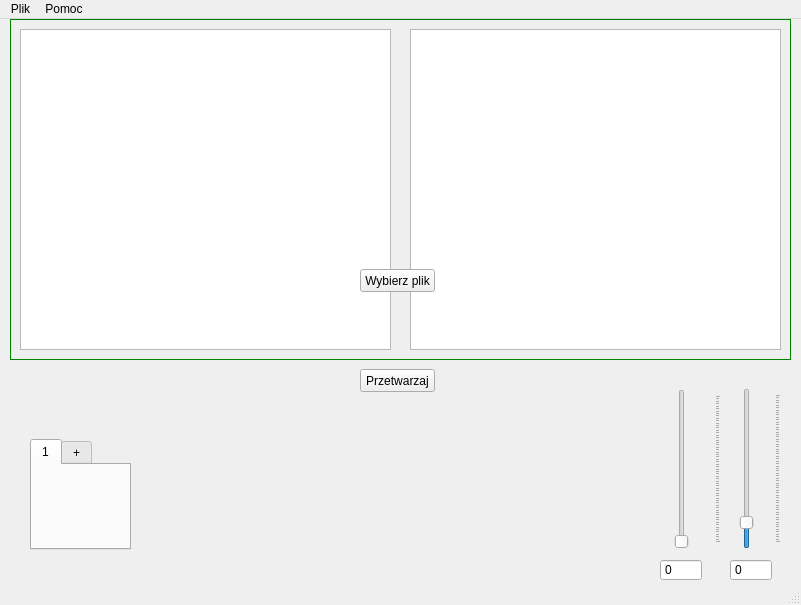
<?xml version="1.0" encoding="UTF-8"?>
<ui version="4.0">
 <class>MainWindow</class>
 <widget class="QMainWindow" name="MainWindow">
  <property name="geometry">
   <rect>
    <x>0</x>
    <y>0</y>
    <width>801</width>
    <height>605</height>
   </rect>
  </property>
  <property name="windowTitle">
   <string>MainWindow</string>
  </property>
  <widget class="QWidget" name="centralwidget">
   <widget class="QPushButton" name="processButton">
    <property name="geometry">
     <rect>
      <x>360</x>
      <y>350</y>
      <width>75</width>
      <height>23</height>
     </rect>
    </property>
    <property name="text">
     <string>Przetwarzaj</string>
    </property>
   </widget>
   <widget class="QGraphicsView" name="originalView">
    <property name="geometry">
     <rect>
      <x>20</x>
      <y>10</y>
      <width>371</width>
      <height>321</height>
     </rect>
    </property>
   </widget>
   <widget class="QGraphicsView" name="processedView">
    <property name="geometry">
     <rect>
      <x>410</x>
      <y>10</y>
      <width>371</width>
      <height>321</height>
     </rect>
    </property>
   </widget>
   <widget class="QSlider" name="leftSlider">
    <property name="geometry">
     <rect>
      <x>650</x>
      <y>370</y>
      <width>71</width>
      <height>160</height>
     </rect>
    </property>
    <property name="maximum">
     <number>600</number>
    </property>
    <property name="orientation">
     <enum>Qt::Vertical</enum>
    </property>
    <property name="tickPosition">
     <enum>QSlider::TicksBelow</enum>
    </property>
   </widget>
   <widget class="QSlider" name="rightSlider">
    <property name="geometry">
     <rect>
      <x>720</x>
      <y>369</y>
      <width>61</width>
      <height>161</height>
     </rect>
    </property>
    <property name="maximum">
     <number>600</number>
    </property>
    <property name="value">
     <number>80</number>
    </property>
    <property name="orientation">
     <enum>Qt::Vertical</enum>
    </property>
    <property name="tickPosition">
     <enum>QSlider::TicksBelow</enum>
    </property>
   </widget>
   <widget class="QPushButton" name="selectFileButton">
    <property name="geometry">
     <rect>
      <x>360</x>
      <y>250</y>
      <width>75</width>
      <height>23</height>
     </rect>
    </property>
    <property name="text">
     <string>Wybierz plik</string>
    </property>
   </widget>
   <widget class="QSpinBox" name="leftSpinBox">
    <property name="geometry">
     <rect>
      <x>660</x>
      <y>540</y>
      <width>42</width>
      <height>22</height>
     </rect>
    </property>
    <property name="buttonSymbols">
     <enum>QAbstractSpinBox::NoButtons</enum>
    </property>
    <property name="maximum">
     <number>600</number>
    </property>
   </widget>
   <widget class="QSpinBox" name="rightSpinBox">
    <property name="geometry">
     <rect>
      <x>730</x>
      <y>540</y>
      <width>42</width>
      <height>22</height>
     </rect>
    </property>
    <property name="buttonSymbols">
     <enum>QAbstractSpinBox::NoButtons</enum>
    </property>
    <property name="maximum">
     <number>600</number>
    </property>
   </widget>
   <widget class="QFrame" name="frame">
    <property name="geometry">
     <rect>
      <x>10</x>
      <y>0</y>
      <width>781</width>
      <height>341</height>
     </rect>
    </property>
    <property name="palette">
     <palette>
      <active>
       <colorrole role="WindowText">
        <brush brushstyle="SolidPattern">
         <color alpha="255">
          <red>0</red>
          <green>0</green>
          <blue>0</blue>
         </color>
        </brush>
       </colorrole>
       <colorrole role="Button">
        <brush brushstyle="SolidPattern">
         <color alpha="255">
          <red>0</red>
          <green>170</green>
          <blue>0</blue>
         </color>
        </brush>
       </colorrole>
       <colorrole role="Light">
        <brush brushstyle="SolidPattern">
         <color alpha="255">
          <red>0</red>
          <green>255</green>
          <blue>0</blue>
         </color>
        </brush>
       </colorrole>
       <colorrole role="Midlight">
        <brush brushstyle="SolidPattern">
         <color alpha="255">
          <red>0</red>
          <green>212</green>
          <blue>0</blue>
         </color>
        </brush>
       </colorrole>
       <colorrole role="Dark">
        <brush brushstyle="SolidPattern">
         <color alpha="255">
          <red>0</red>
          <green>85</green>
          <blue>0</blue>
         </color>
        </brush>
       </colorrole>
       <colorrole role="Mid">
        <brush brushstyle="SolidPattern">
         <color alpha="255">
          <red>0</red>
          <green>113</green>
          <blue>0</blue>
         </color>
        </brush>
       </colorrole>
       <colorrole role="Text">
        <brush brushstyle="SolidPattern">
         <color alpha="255">
          <red>0</red>
          <green>0</green>
          <blue>0</blue>
         </color>
        </brush>
       </colorrole>
       <colorrole role="BrightText">
        <brush brushstyle="SolidPattern">
         <color alpha="255">
          <red>255</red>
          <green>255</green>
          <blue>255</blue>
         </color>
        </brush>
       </colorrole>
       <colorrole role="ButtonText">
        <brush brushstyle="SolidPattern">
         <color alpha="255">
          <red>0</red>
          <green>0</green>
          <blue>0</blue>
         </color>
        </brush>
       </colorrole>
       <colorrole role="Base">
        <brush brushstyle="SolidPattern">
         <color alpha="255">
          <red>255</red>
          <green>255</green>
          <blue>255</blue>
         </color>
        </brush>
       </colorrole>
       <colorrole role="Window">
        <brush brushstyle="SolidPattern">
         <color alpha="255">
          <red>0</red>
          <green>170</green>
          <blue>0</blue>
         </color>
        </brush>
       </colorrole>
       <colorrole role="Shadow">
        <brush brushstyle="SolidPattern">
         <color alpha="255">
          <red>0</red>
          <green>0</green>
          <blue>0</blue>
         </color>
        </brush>
       </colorrole>
       <colorrole role="AlternateBase">
        <brush brushstyle="SolidPattern">
         <color alpha="255">
          <red>127</red>
          <green>212</green>
          <blue>127</blue>
         </color>
        </brush>
       </colorrole>
       <colorrole role="ToolTipBase">
        <brush brushstyle="SolidPattern">
         <color alpha="255">
          <red>255</red>
          <green>255</green>
          <blue>220</blue>
         </color>
        </brush>
       </colorrole>
       <colorrole role="ToolTipText">
        <brush brushstyle="SolidPattern">
         <color alpha="255">
          <red>0</red>
          <green>0</green>
          <blue>0</blue>
         </color>
        </brush>
       </colorrole>
       <colorrole role="PlaceholderText">
        <brush brushstyle="SolidPattern">
         <color alpha="128">
          <red>0</red>
          <green>0</green>
          <blue>0</blue>
         </color>
        </brush>
       </colorrole>
      </active>
      <inactive>
       <colorrole role="WindowText">
        <brush brushstyle="SolidPattern">
         <color alpha="255">
          <red>0</red>
          <green>0</green>
          <blue>0</blue>
         </color>
        </brush>
       </colorrole>
       <colorrole role="Button">
        <brush brushstyle="SolidPattern">
         <color alpha="255">
          <red>0</red>
          <green>170</green>
          <blue>0</blue>
         </color>
        </brush>
       </colorrole>
       <colorrole role="Light">
        <brush brushstyle="SolidPattern">
         <color alpha="255">
          <red>0</red>
          <green>255</green>
          <blue>0</blue>
         </color>
        </brush>
       </colorrole>
       <colorrole role="Midlight">
        <brush brushstyle="SolidPattern">
         <color alpha="255">
          <red>0</red>
          <green>212</green>
          <blue>0</blue>
         </color>
        </brush>
       </colorrole>
       <colorrole role="Dark">
        <brush brushstyle="SolidPattern">
         <color alpha="255">
          <red>0</red>
          <green>85</green>
          <blue>0</blue>
         </color>
        </brush>
       </colorrole>
       <colorrole role="Mid">
        <brush brushstyle="SolidPattern">
         <color alpha="255">
          <red>0</red>
          <green>113</green>
          <blue>0</blue>
         </color>
        </brush>
       </colorrole>
       <colorrole role="Text">
        <brush brushstyle="SolidPattern">
         <color alpha="255">
          <red>0</red>
          <green>0</green>
          <blue>0</blue>
         </color>
        </brush>
       </colorrole>
       <colorrole role="BrightText">
        <brush brushstyle="SolidPattern">
         <color alpha="255">
          <red>255</red>
          <green>255</green>
          <blue>255</blue>
         </color>
        </brush>
       </colorrole>
       <colorrole role="ButtonText">
        <brush brushstyle="SolidPattern">
         <color alpha="255">
          <red>0</red>
          <green>0</green>
          <blue>0</blue>
         </color>
        </brush>
       </colorrole>
       <colorrole role="Base">
        <brush brushstyle="SolidPattern">
         <color alpha="255">
          <red>255</red>
          <green>255</green>
          <blue>255</blue>
         </color>
        </brush>
       </colorrole>
       <colorrole role="Window">
        <brush brushstyle="SolidPattern">
         <color alpha="255">
          <red>0</red>
          <green>170</green>
          <blue>0</blue>
         </color>
        </brush>
       </colorrole>
       <colorrole role="Shadow">
        <brush brushstyle="SolidPattern">
         <color alpha="255">
          <red>0</red>
          <green>0</green>
          <blue>0</blue>
         </color>
        </brush>
       </colorrole>
       <colorrole role="AlternateBase">
        <brush brushstyle="SolidPattern">
         <color alpha="255">
          <red>127</red>
          <green>212</green>
          <blue>127</blue>
         </color>
        </brush>
       </colorrole>
       <colorrole role="ToolTipBase">
        <brush brushstyle="SolidPattern">
         <color alpha="255">
          <red>255</red>
          <green>255</green>
          <blue>220</blue>
         </color>
        </brush>
       </colorrole>
       <colorrole role="ToolTipText">
        <brush brushstyle="SolidPattern">
         <color alpha="255">
          <red>0</red>
          <green>0</green>
          <blue>0</blue>
         </color>
        </brush>
       </colorrole>
       <colorrole role="PlaceholderText">
        <brush brushstyle="SolidPattern">
         <color alpha="128">
          <red>0</red>
          <green>0</green>
          <blue>0</blue>
         </color>
        </brush>
       </colorrole>
      </inactive>
      <disabled>
       <colorrole role="WindowText">
        <brush brushstyle="SolidPattern">
         <color alpha="255">
          <red>0</red>
          <green>85</green>
          <blue>0</blue>
         </color>
        </brush>
       </colorrole>
       <colorrole role="Button">
        <brush brushstyle="SolidPattern">
         <color alpha="255">
          <red>0</red>
          <green>170</green>
          <blue>0</blue>
         </color>
        </brush>
       </colorrole>
       <colorrole role="Light">
        <brush brushstyle="SolidPattern">
         <color alpha="255">
          <red>0</red>
          <green>255</green>
          <blue>0</blue>
         </color>
        </brush>
       </colorrole>
       <colorrole role="Midlight">
        <brush brushstyle="SolidPattern">
         <color alpha="255">
          <red>0</red>
          <green>212</green>
          <blue>0</blue>
         </color>
        </brush>
       </colorrole>
       <colorrole role="Dark">
        <brush brushstyle="SolidPattern">
         <color alpha="255">
          <red>0</red>
          <green>85</green>
          <blue>0</blue>
         </color>
        </brush>
       </colorrole>
       <colorrole role="Mid">
        <brush brushstyle="SolidPattern">
         <color alpha="255">
          <red>0</red>
          <green>113</green>
          <blue>0</blue>
         </color>
        </brush>
       </colorrole>
       <colorrole role="Text">
        <brush brushstyle="SolidPattern">
         <color alpha="255">
          <red>0</red>
          <green>85</green>
          <blue>0</blue>
         </color>
        </brush>
       </colorrole>
       <colorrole role="BrightText">
        <brush brushstyle="SolidPattern">
         <color alpha="255">
          <red>255</red>
          <green>255</green>
          <blue>255</blue>
         </color>
        </brush>
       </colorrole>
       <colorrole role="ButtonText">
        <brush brushstyle="SolidPattern">
         <color alpha="255">
          <red>0</red>
          <green>85</green>
          <blue>0</blue>
         </color>
        </brush>
       </colorrole>
       <colorrole role="Base">
        <brush brushstyle="SolidPattern">
         <color alpha="255">
          <red>0</red>
          <green>170</green>
          <blue>0</blue>
         </color>
        </brush>
       </colorrole>
       <colorrole role="Window">
        <brush brushstyle="SolidPattern">
         <color alpha="255">
          <red>0</red>
          <green>170</green>
          <blue>0</blue>
         </color>
        </brush>
       </colorrole>
       <colorrole role="Shadow">
        <brush brushstyle="SolidPattern">
         <color alpha="255">
          <red>0</red>
          <green>0</green>
          <blue>0</blue>
         </color>
        </brush>
       </colorrole>
       <colorrole role="AlternateBase">
        <brush brushstyle="SolidPattern">
         <color alpha="255">
          <red>0</red>
          <green>170</green>
          <blue>0</blue>
         </color>
        </brush>
       </colorrole>
       <colorrole role="ToolTipBase">
        <brush brushstyle="SolidPattern">
         <color alpha="255">
          <red>255</red>
          <green>255</green>
          <blue>220</blue>
         </color>
        </brush>
       </colorrole>
       <colorrole role="ToolTipText">
        <brush brushstyle="SolidPattern">
         <color alpha="255">
          <red>0</red>
          <green>0</green>
          <blue>0</blue>
         </color>
        </brush>
       </colorrole>
       <colorrole role="PlaceholderText">
        <brush brushstyle="SolidPattern">
         <color alpha="128">
          <red>0</red>
          <green>0</green>
          <blue>0</blue>
         </color>
        </brush>
       </colorrole>
      </disabled>
     </palette>
    </property>
    <property name="autoFillBackground">
     <bool>false</bool>
    </property>
    <property name="frameShape">
     <enum>QFrame::StyledPanel</enum>
    </property>
    <property name="frameShadow">
     <enum>QFrame::Raised</enum>
    </property>
   </widget>
   <widget class="QTabWidget" name="selectFilterWidget">
    <property name="geometry">
     <rect>
      <x>30</x>
      <y>420</y>
      <width>101</width>
      <height>111</height>
     </rect>
    </property>
    <property name="currentIndex">
     <number>0</number>
    </property>
    <widget class="QWidget" name="tab">
     <attribute name="title">
      <string>1</string>
     </attribute>
    </widget>
    <widget class="QWidget" name="tab_2">
     <attribute name="title">
      <string>+</string>
     </attribute>
    </widget>
   </widget>
   <zorder>frame</zorder>
   <zorder>processButton</zorder>
   <zorder>originalView</zorder>
   <zorder>processedView</zorder>
   <zorder>leftSlider</zorder>
   <zorder>rightSlider</zorder>
   <zorder>selectFileButton</zorder>
   <zorder>leftSpinBox</zorder>
   <zorder>rightSpinBox</zorder>
   <zorder>selectFilterWidget</zorder>
  </widget>
  <widget class="QMenuBar" name="menubar">
   <property name="geometry">
    <rect>
     <x>0</x>
     <y>0</y>
     <width>801</width>
     <height>21</height>
    </rect>
   </property>
   <widget class="QMenu" name="menuPlik">
    <property name="title">
     <string>Plik</string>
    </property>
    <addaction name="actionOpenFile"/>
    <addaction name="actionSaveFile"/>
    <addaction name="actionAutoProcessing"/>
   </widget>
   <widget class="QMenu" name="menuPomoc">
    <property name="title">
     <string>Pomoc</string>
    </property>
   </widget>
   <addaction name="menuPlik"/>
   <addaction name="menuPomoc"/>
  </widget>
  <widget class="QStatusBar" name="statusbar"/>
  <action name="actionOpenFile">
   <property name="text">
    <string>Otwórz plik</string>
   </property>
  </action>
  <action name="actionSaveFile">
   <property name="text">
    <string>Zapisz plik</string>
   </property>
  </action>
  <action name="actionAutoProcessing">
   <property name="text">
    <string>Auto-przetwarzanie</string>
   </property>
  </action>
 </widget>
 <resources/>
 <connections/>
</ui>
